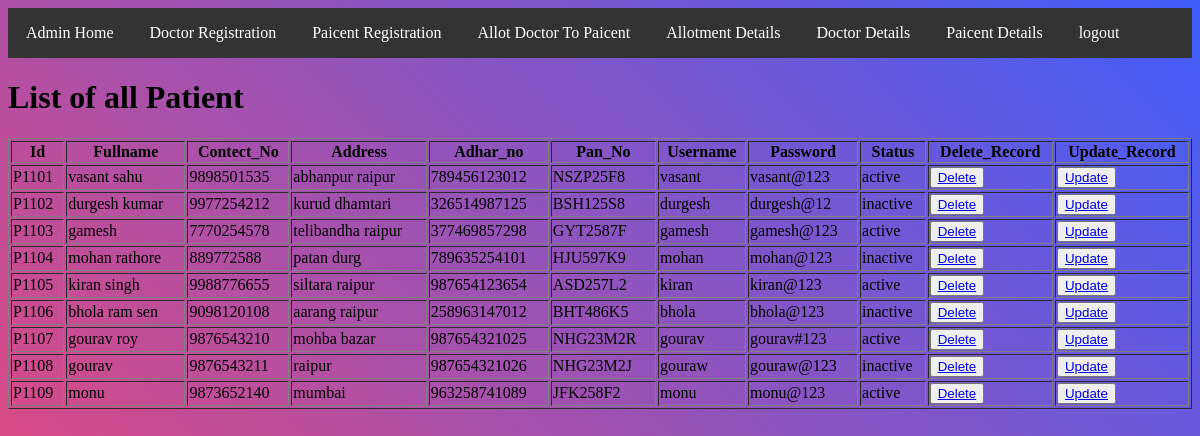
Page /paicent_details.php (signed in) on the committed database.
### tables this page shows
CREATE TABLE `paicent` (
  `id` varchar(5) NOT NULL,
  `fullname` varchar(20) NOT NULL,
  `contect_no` bigint(10) NOT NULL,
  `address` varchar(50) NOT NULL,
  `adhar_no` bigint(12) NOT NULL,
  `pan_no` varchar(8) NOT NULL,
  `username` varchar(20) NOT NULL,
  `password` varchar(10) NOT NULL,
  `status` varchar(10) NOT NULL
);

### paicent_details.php (the view, shortened to what this page needs)
<?php
    if(isset($_SESSION['admin'])){?>
<?php
    $con=mysqli_connect("localhost","root","","myproject");
    $query="select * from paicent";
    $result=mysqli_query($con,$query);
    $output="";
    include('header.php');
    $output .='<h1> List of all Patient</h1>
            <table border="1" width=100%>
            <tr>
            <th>Id</th>
            <th>Fullname</th>
            <th>Contect_No</th>
            <th>Address</th>
            <th>Adhar_no</th>
            <th>Pan_No</th>
            <th>Username</th>
            <th>Password</th>
            <th>Status</th>
            <th>Delete_Record</th>
            <th>Update_Record</th></tr>';
    while($row=mysqli_fetch_assoc($result)){
        $output .="<tr><td>{$row["id"]}</td><td>{$row["fullname"]}</td><td>{$row["contect_no"]}</td>
        <td>{$row["address"]}</td><td>{$row["adhar_no"]}</td><td>{$row["pan_no"]}</td>
        <td>{$row["username"]}</td><td>{$row["password"]}</td><td>{$row["status"]}</td>
        </td><td><button><a href='delete_data.php'>Delete</a></button></td>
        <td><button><a href='update_data.php'>Update</a></button></td></tr>";
    }
    $output .="</table></body></html>";
    echo $output;
?>
<?php
    }else{
        header("Location: index.php");
    }
?>

### rows in the picture
paicent: id "P1101", fullname "vasant sahu", contect_no "9898501535", address "abhanpur raipur", adhar_no "789456123012", pan_no "NSZP25F8", username "vasant", password "vasant@123", status "active"
paicent: id "P1102", fullname "durgesh kumar", contect_no "9977254212", address "kurud dhamtari", adhar_no "326514987125", pan_no "BSH125S8", username "durgesh", password "durgesh@12", status "inactive"
paicent: id "P1103", fullname "gamesh", contect_no "7770254578", address "telibandha raipur", adhar_no "377469857298", pan_no "GYT2587F", username "gamesh", password "gamesh@123", status "active"
paicent: id "P1104", fullname "mohan rathore", contect_no "889772588", address "patan durg", adhar_no "789635254101", pan_no "HJU597K9", username "mohan", password "mohan@123", status "inactive"
paicent: id "P1105", fullname "kiran singh", contect_no "9988776655", address "siltara raipur", adhar_no "987654123654", pan_no "ASD257L2", username "kiran", password "kiran@123", status "active"
paicent: id "P1106", fullname "bhola ram sen", contect_no "9098120108", address "aarang raipur", adhar_no "258963147012", pan_no "BHT486K5", username "bhola", password "bhola@123", status "inactive"
paicent: id "P1107", fullname "gourav roy", contect_no "9876543210", address "mohba bazar", adhar_no "987654321025", pan_no "NHG23M2R", username "gourav", password "gourav#123", status "active"
paicent: id "P1108", fullname "gourav", contect_no "9876543211", address "raipur", adhar_no "987654321026", pan_no "NHG23M2J", username "gouraw", password "gouraw@123", status "inactive"
paicent: id "P1109", fullname "monu", contect_no "9873652140", address "mumbai", adhar_no "963258741089", pan_no "JFK258F2", username "monu", password "monu@123", status "active"
